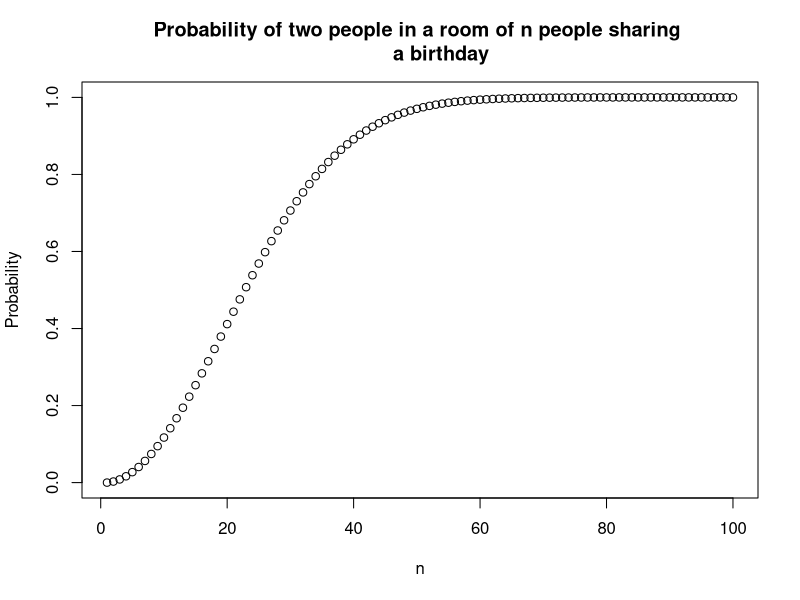

Generate this figure with R:
#question 6
#Grace Windheim

birthday = function(people) {
  
  n = 365
  perm = 1
  
  if (people <= 0) {
    print(0)
  } else {
    
    for (i in 1:people) {
      perm = perm * (n - (i-1))
    }
    cprob = perm / (365^people)
    prob = 1 - cprob
    print(prob)
    
  }

}

#create a plot of probability by num people

x = c(1:100)
for (i in 1:100) {
  
  x[i] = birthday(i)
}
r = data.frame(n = 1:100, Probability = x)
plot(r, main="Probability of two people in a room of n people sharing 
       a birthday") 